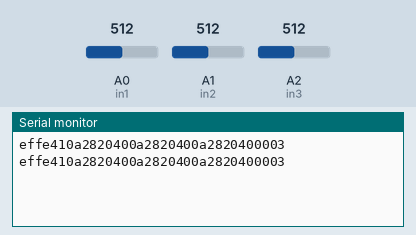
A sketch run on a simulated Arduino Uno, built with avr-gcc and run on an emulated ATmega328P. Shown: the last lines printed to the serial monitor. The test bench sets the inputs (shaded band); at power-on: A0 (in1) = 512, A1 (in2) = 512, A2 (in3) = 512.

Above: at 2.8 s.
2.9 s: A0 (in1) set to 716
At 4.5 s:
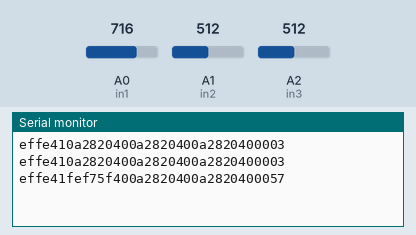
7.5 s: A1 (in2) set to 716
At 8.9 s:
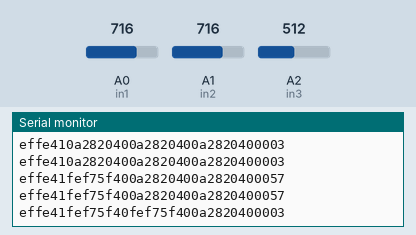
11.5 s: A2 (in3) set to 716
At 13.3 s:
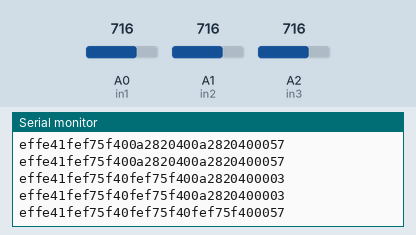
15.5 s: A0 (in1) set to 900
At 16.4 s:
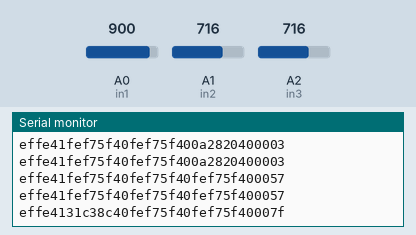
19.5 s: A1 (in2) set to 900
At 20.8 s:
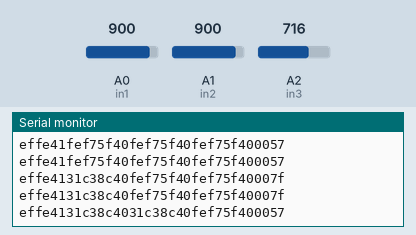
23.5 s: A2 (in3) set to 900
At 25.2 s:
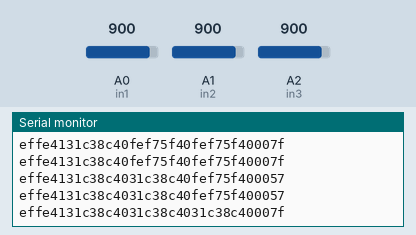

The sketch:

Sensores.ino
```cpp
uint16_t const cabecera="EFFE";
uint32_t Hexa;
char estado="A",s[17];
float sensor1, sensor2, sensor3, tempC, tempC1, tempC2, mv, mv1, mv2, Voltaje, Voltaje1, Voltaje2;
float temp1;
int in1=0, in2=A1, in3=A2;
unsigned long codigo;
unsigned char *dato, *voltaje;
String Exa;
int condicion=0;

struct trama
{
  uint16_t cabecera;
  char estado;
  float voltaje1;
  float voltaje2;
  float voltaje3;
  uint8_t otros;
  uint8_t cheksum;
};

struct trama trama2;

uint8_t chequeo(void* d, unsigned char n)
{
 uint8_t c=0;
 unsigned char* ptr = d;
 unsigned char i;
 c = ptr[0];
 for (i=0;i<n-1;i++)
 {
  c=c^ptr[i+1];
 }
 return(c);
 }

void setup() {
    Serial.begin(9600);
}

void loop() {
  //LECTURA SENSORES
  tempC = analogRead(in1);
  tempC1 = analogRead(in2);
  tempC2 = analogRead(in3);
  //CONVERSION A VOLATAJE
  mv = (tempC*5000)/1023;
  Voltaje = mv/1000;
  //Voltaje = 1.5;
  //voltaje=(unsigned char*)(&Voltaje);
  //Serial.print(*voltaje, HEX);
  mv1 = (tempC1*5000)/1023;
  Voltaje1 = mv1/1000;
  mv2 = (tempC2*5000)/1023;
  Voltaje2 = mv2/1000;
  //VALORES TRAMA
  trama2.cabecera=0XFEEF;
  trama2.estado=0X41;
  trama2.voltaje1=Voltaje;
  trama2.voltaje2=Voltaje1;
  trama2.voltaje3=Voltaje2;
  trama2.otros=0.0;
  trama2.cheksum=chequeo(&trama2.estado,sizeof(trama2)-3);

  dato = (unsigned char*)(&trama2);
  int x= sizeof(trama2);
  for (int i=0; i<x; i++)
  {
    //Serial.print(*(dato+i), HEX);
    codigo=*(dato+i);
    sprintf(s, "%02x", codigo);
    Serial.print(s);
    //Exa=String(*(dato+i),HEX);
    //Serial.print(Exa);

  }
  delay(2000);
  Serial.println();

//Serial.println(sizeof(trama2));

//
}
```

Measured:
- after the input at 2.9 s, the serial monitor: prints a new line after 1.1 s (image 1)
- after the input at 7.5 s, the serial monitor: prints a new line after 0.51 s (image 2)
- after the input at 11.5 s, the serial monitor: prints a new line after 0.51 s (image 3)
- after the input at 15.5 s, the serial monitor: prints a new line after 0.52 s (image 4)
- after the input at 19.5 s, the serial monitor: prints a new line after 0.52 s (image 5)
- after the input at 23.5 s, the serial monitor: prints a new line after 0.52 s (image 6)
